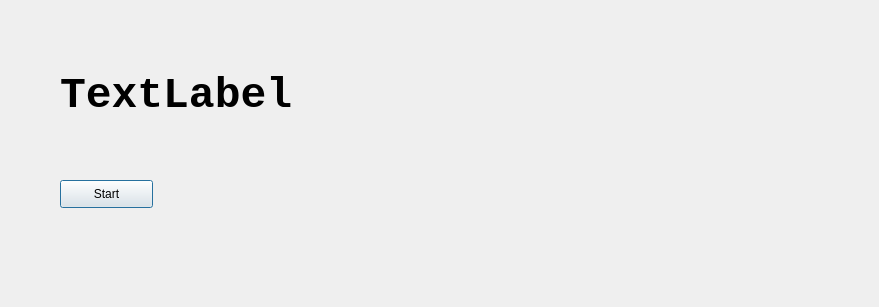
<?xml version="1.0" encoding="UTF-8"?>
<ui version="4.0">
 <class>main_window</class>
 <widget class="QDialog" name="main_window">
  <property name="geometry">
   <rect>
    <x>0</x>
    <y>0</y>
    <width>879</width>
    <height>307</height>
   </rect>
  </property>
  <property name="windowTitle">
   <string>Dialog</string>
  </property>
  <widget class="QLabel" name="label_test">
   <property name="geometry">
    <rect>
     <x>60</x>
     <y>60</y>
     <width>441</width>
     <height>71</height>
    </rect>
   </property>
   <property name="font">
    <font>
     <family>Courier New</family>
     <pointsize>32</pointsize>
     <weight>75</weight>
     <bold>true</bold>
    </font>
   </property>
   <property name="text">
    <string>TextLabel</string>
   </property>
  </widget>
  <widget class="QPushButton" name="start_button">
   <property name="geometry">
    <rect>
     <x>60</x>
     <y>180</y>
     <width>93</width>
     <height>28</height>
    </rect>
   </property>
   <property name="text">
    <string>Start</string>
   </property>
  </widget>
 </widget>
 <resources/>
 <connections/>
</ui>
